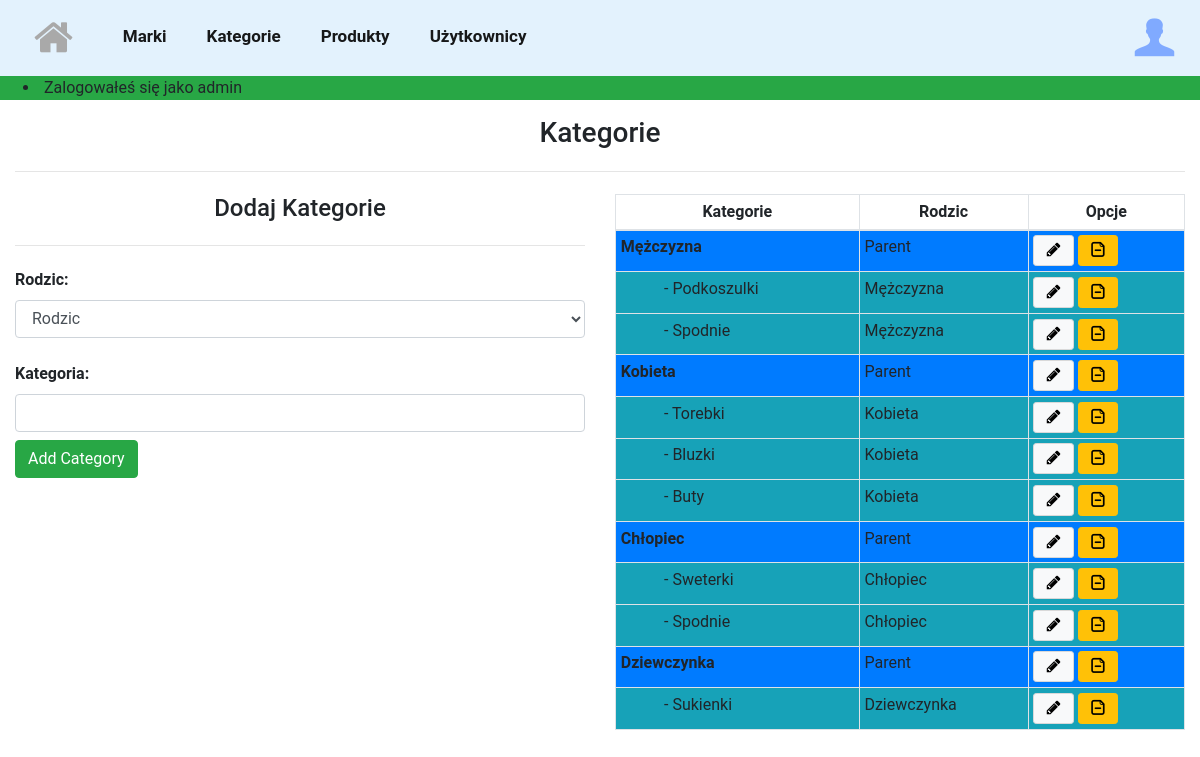
/Admin/category.php (signed in), run on the app's committed database.
### tables this page shows
CREATE TABLE `category` (
  `id` int(11) NOT NULL,
  `name` varchar(155) NOT NULL,
  `parent` int(11) NOT NULL DEFAULT '0'
);

### Admin/category.php (the view, shortened to what this page needs)
<?php
include 'includes/head.php';
include 'includes/menu.php';
include  '../Core/info.php';
?>
<div class="container-fluid">
    <h3 class="text-center mt-3">Kategorie</h3><hr>
    <div class="row">
        <div class="col-md-6">
            <h4 class="text-center"><?=(isset($edit_id)?'Edtytuj':'Dodaj');?> Kategorie</h4><hr>
            <form action="category.php?<?=(isset($edit_id)?'edit='.$edit_id:'add=1');?>" method="post">
                <label for="category_parent"><b>Rodzic:</b></label>
                <select id="category_parent" name="category_parent" class="form-control">
                    <option value="0">Rodzic</option>
                </select>
                <label for="category_child" class="mt-4"><b>Kategoria:</b></label>
                <input type="text" id="category_child" <?=(isset($edit_name)?'value='.$edit_name:'');?> name="category_child" class="form-control" required>
                <input type="submit" value="<?=(isset($edit_id)?'Edit':'Add');?> Category" class="btn btn-success mt-2">
            </form>
        </div>
        <div class="col-md-6">
            <table class="table table-striped table-bordered table-sm">
                <thead>
                    <tr class="text-center">
                        <th>Kategorie</th>
                        <th>Rodzic</th>
                        <th>Opcje</th>
                    </tr>
                </thead>
                <tbody>
                <?php
                $sql = "SELECT * FROM category WHERE parent=0";
                $result = mysqli_query($connection, $sql);
                while($row = $result->fetch_assoc()):
                ?>
                    <tr class="bg-primary">
                        <td><b><?=$row['name'];?></b></td>
                        <td>Parent</td>
                        <td>
                            <a href="category.php?edit=<?=$row['id'];?>" class="btn btn-sm btn-light"><i class="icon-pencil no-decoration"></i></a>
                            <a href="category.php?del=<?=$row['id'];?>" class="btn btn-sm btn-warning"><i class="icon-doc-remove no-decoration"></i></a>
                        </td>
                    </tr>
                <?php
                $sql2 = "SELECT * FROM category WHERE parent=".$row['id'];
                $result2 = mysqli_query($connection, $sql2);
                while($row2 = $result2->fetch_assoc()): ?>
                    <tr class="bg-info">
                        <td class="pl-5">- <?=$row2['name'];?></td>
                        <td><?=$row['name'];?></td>
                        <td>
                            <a href="category.php?edit=<?=$row2['id'];?>" class="btn btn-sm btn-light"><i class="icon-pencil no-decoration"></i></a>
                            <a href="category.php?del=<?=$row2['id'];?>" class="btn btn-sm btn-warning"><i class="icon-doc-remove no-decoration"></i></a>
                        </td>
                    </tr>
                <?php
                endwhile;
                endwhile;
                ?>
                </tbody>
            </table>
        </div>
    </div>
</div>
<?php
include 'includes/footer.php';

### css/style.css (style rules this page uses)
body { font-family: Roboto,Arial,Tahoma,sans-serif; margin: 0; padding: 0; }
.no-decoration { text-decoration: none; color: black; }
.btn-light { border: 1px solid #d9d9d9; }
hr { margin: 22px 0; }

### data on the page
category: name "Mężczyzna"
category: name "Podkoszulki"
category: name "Spodnie"
category: name "Kobieta"
category: name "Torebki"
category: name "Bluzki"
category: name "Buty"
category: name "Chłopiec"
category: name "Sweterki"
category: name "Spodnie"
category: name "Dziewczynka"
category: name "Sukienki"

### other printed values
$_SESSION['success_flash'] "Zalogowałeś się jako admin"
